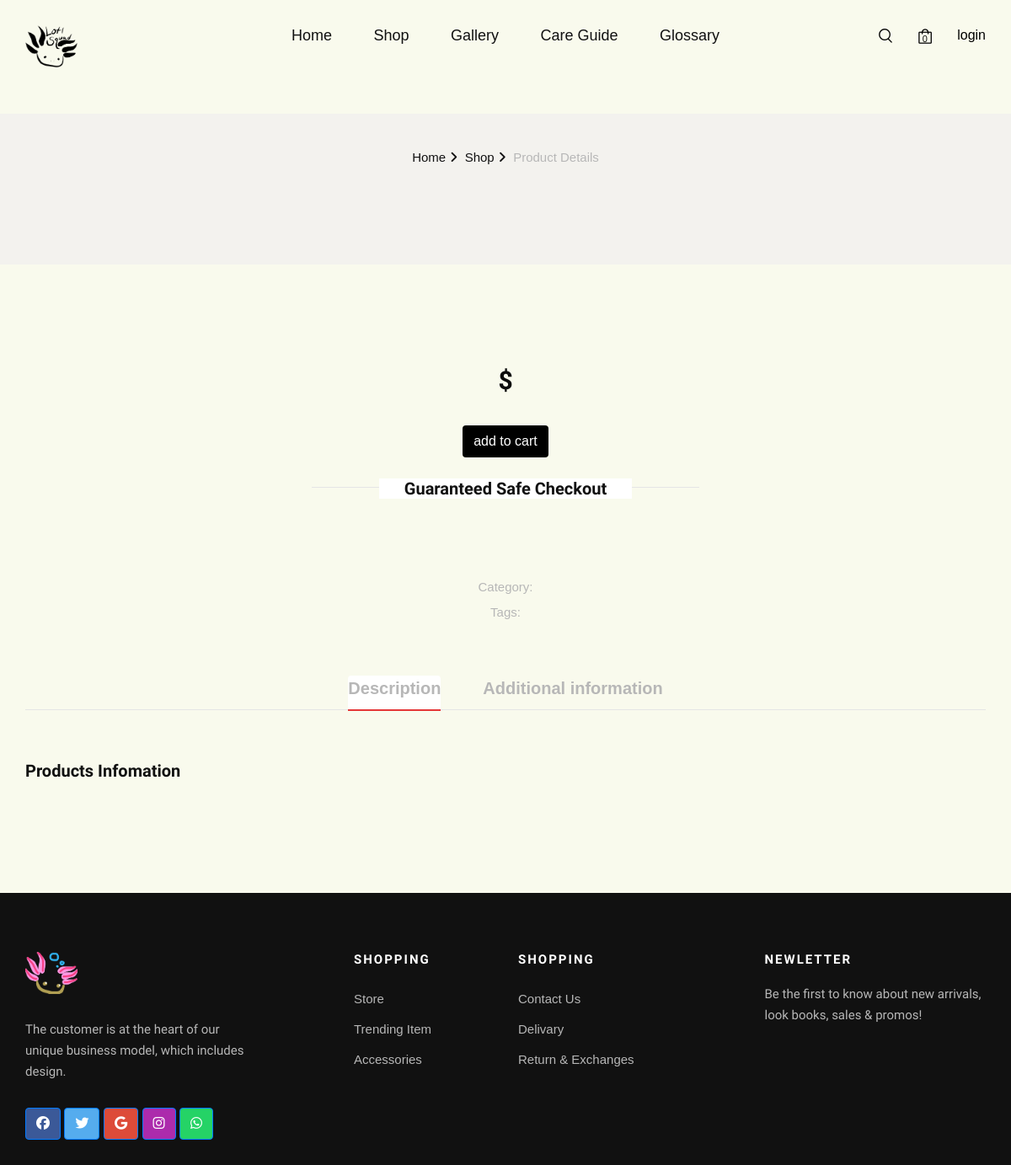
/details/24, run on an earlier commit of the app's database.
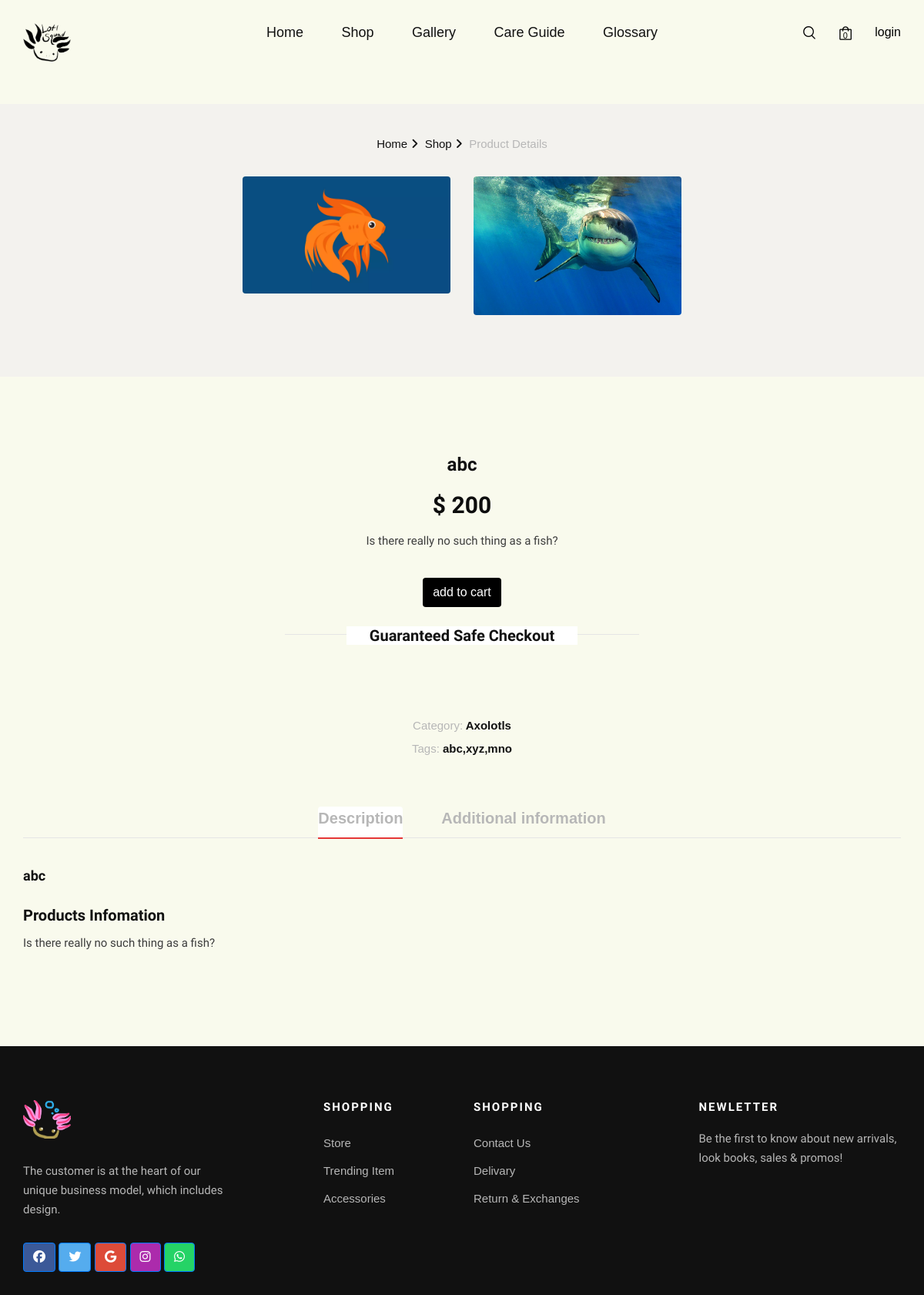
And on a later commit of the database.
### main.py (models this page shows)
class Products(db.Model):
    id = db.Column(db.Integer, primary_key=True)
    name = db.Column(db.String(255), nullable=False)
    description = db.Column(db.String(255), nullable=False)
    additional_description = db.Column(db.String(1000))
    category = db.Column(db.String(255), nullable=False)
    sub_category = db.Column(db.String(255))
    sub_cat_size = db.Column(db.String(255), default="")
    sub_cat_gender = db.Column(db.String(255), default="")
    flour = db.Column(db.String(255), default="")
    homo = db.Column(db.String(255), default="")
    hetero = db.Column(db.String(255), default="")
    stock = db.Column(db.Integer, nullable=False)
    unit_price = db.Column(db.Integer, nullable=False)
    visibility = db.Column(db.Boolean(), default=1)
    image = db.Column(db.String(255))
    image2= db.Column(db.String(255))
    image3 = db.Column(db.String(255))
    created = db.Column(db.TIMESTAMP(), server_default=func.now())
    modified = db.Column(
        db.TIMESTAMP(), server_default=func.now(), onupdate=func.current_timestamp()
    )
    owner_id = db.Column(
        db.Integer, db.ForeignKey("user.id", ondelete="CASCADE"), nullable=False
    )
    orderitems = db.relationship("OrderItems", backref="products", lazy=True)
    rating = db.relationship("Ratings", backref="products", lazy=True)
    tags = db.Column(db.String(255))

### main.py (the view)
@app.route("/details/<id>")
def product_details(id):
    product = Products.query.filter_by(id=id).first()
    return render_template("shop-details.html", product=product)

### templates/shop-details.html (shortened to what this page needs)
{%extends 'base.html'%}
{%block content%}
    <section class="shop-details">
        <div class="product__details__pic">
            <div class="container" style="width:50%;">
                <div class="row">
                    <div class="col-lg-12">
                        <div class="product__details__breadcrumb">
                            <a href={{url_for('Home')}}>Home</a>
                            <a href="">Shop</a>
                            <span>Product Details</span>
                        </div>
                    </div>
                </div>
                <div class="lightbox">
  <div class="row">
    <div class="col-lg-6">
      <img
        src="{{url_for("static", filename="images/")}}{{product.image}}"
        alt=""
        class="w-100 mb-2 mb-md-4 shadow-1-strong rounded"
      />
    </div>
    <div class="col-lg-6">
      <img
        src="{{url_for("static", filename="images/")}}{{product.image3}}"
        alt=""
        class="w-100 shadow-1-strong rounded"
      />
    </div>
  </div>
</div>
            </div>
        </div>
        <div class="product__details__content">
            <div class="container">
                <div class="row d-flex justify-content-center">
                    <div class="col-lg-8">
                        <div class="product__details__text">
                            <h4>{{product.name}}</h4>
                            <h3>$ {{product.unit_price}}</h3>
                            <p>{{product.description}}</p>
                            <div class="product__details__cart__option">
                               <a class="option1" id="add_cart">
                              <form id="cart_form">
                           <button type="submit" class="btn " style="color:white; background-color:black">add to cart</button>
                           </form>
                           </a>
                            </div>
                            <div class="product__details__last__option">
                                <h5><span>Guaranteed Safe Checkout</span></h5>
                                <ul>
                                    <li><span>Category:</span> {{product.category}}</li>
                                    <li><span>Tags:</span> {{product.tags}}</li>
                                </ul>
                            </div>
                        </div>
                    </div>
                </div>
                <div class="row">
                    <div class="col-lg-12">
                        <div class="product__details__tab">
                            <ul class="nav nav-tabs" role="tablist">
                                <li class="nav-item">
                                    <a class="nav-link active" data-toggle="tab" href="#tabs-5"
                                    role="tab">Description</a>
                                </li>
                                <li class="nav-item">
                                    <a class="nav-link" data-toggle="tab" href="#tabs-7" role="tab">Additional
                                    information</a>
                                </li>
                            </ul>
                            <div class="tab-content">
                                <div class="tab-pane active" id="tabs-5" role="tabpanel">
                                    <div class="product__details__tab__content">
                                        <p class="note">{{product.name}}</p>
                                        <div class="product__details__tab__content__item">
                                            <h5>Products Infomation</h5>
                                            <p>{{product.description}}</p>
                                        </div>
                                    </div>
                                </div>
                            </div>
                        </div>
                    </div>
                </div>
            </div>
        </div>
    </section>
<br><br><br><br>
  {%endblock%}

### templates/base.html (shortened to what this page needs)
<!DOCTYPE html>
<html lang="zxx">
<head>
    <link href="https://cdn.jsdelivr.net/npm/bootstrap@5.0.2/dist/css/bootstrap.min.css" rel="stylesheet">
    <link rel="stylesheet" href={{url_for("static", filename="css/bootstrap.min.css")}} type="text/css">
    <link rel="stylesheet" href={{url_for("static", filename="css/font-awesome.min.css")}} type="text/css">
    <link rel="stylesheet" href={{url_for("static", filename="css/elegant-icons.css")}} type="text/css">
    <link rel="stylesheet" href={{url_for("static", filename="css/magnific-popup.css")}} type="text/css">
    <link rel="stylesheet" href={{url_for("static", filename="css/nice-select.css")}} type="text/css">
    <link rel="stylesheet" href={{url_for("static", filename="css/owl.carousel.min.css")}} type="text/css">
    <link rel="stylesheet" href={{url_for("static", filename="css/slicknav.min.css")}} type="text/css">
    <link rel="stylesheet" href={{url_for("static", filename="css/style.css")}} type="text/css">
    <link rel="stylesheet" href={{url_for("static", filename="css/cardss.css")}} type="text/css">
    <link rel="stylesheet" href={{url_for("static", filename="css/new_section/style.css")}} type="text/css">
</head>
<body style="background-color:#f9faed;">
    <header class="header" style="background-color:#f9faed;">
        <div class="container">
            <div class="row">
                <div class="col-lg-3 col-md-3">
                    <div class="header__logo">
                        <a href="{{url_for("Home")}}"><img src={{url_for("static", filename="img/images/lotl_squad_black_on_clear.png")}} alt="" height="50px"></a>
                    </div>
                </div>
                <div class="col-lg-6 col-md-6">
                    <nav class="header__menu mobile-menu">
                        <ul >
                            {%if category == "home" %}
                            <li class="active"><a href="{{url_for('Home')}}">Home</a></li>
                            {%else%}
                            <li ><a href="{{url_for('Home')}}">Home</a></li>
                            {%endif%}
                            {%if category == "shop"%}
                            <li class="active"><a href="{{url_for('shop')}}">Shop</a></li>
                            {%else%}
                            <li><a href="{{url_for('shop')}}">Shop</a></li>
                            {%endif%}
                            {%if category == "gallery"%}
                            <li class="active"><a href="{{url_for('gallery')}}">Gallery</a></li>
                            {%else%}
                            <li><a href="{{url_for('gallery')}}">Gallery</a></li>
                            {%endif%}
                            {%if category == "guide"%}
                            <li class="active"><a href="{{url_for('Care_guide')}}">Care Guide</a></li>
                            {%else%}
                            <li><a href="{{url_for('Care_guide')}}">Care Guide</a></li>
                            {%endif%}
                            {%if category == "glossary"%}
                            <li class="active"><a href="{{url_for('Glossary')}}">Glossary</a></li>
                            {%else%}
                            <li><a href="{{url_for('Glossary')}}">Glossary</a></li>
                            {%endif%}
                        </ul>
                    </nav>
                </div>
                <div class="col-lg-3 col-md-3">
                    <div class="header__nav__option">
                        <a href="#" class="search-switch"><img src={{url_for("static", filename="img/icon/search.png")}} alt=""></a>
                        <a href="{{url_for('show_cart')}}"><img src={{url_for("static", filename="img/icon/cart.png")}} alt=""> <span id='lblCartCount'>{{cart_data|length}}</span></a>
                        {%if current_user.is_authenticated%}
                        {% if current_user.name =='Admin' and current_user.email == "admin@gmail.com" %}
                        <a href="/logout" style="color:black; hover:black;">logout</a>
                        <a href="{{url_for('admin_dashboard')}}" style="color:black; hover:black;">Dashboard</a>
                        {%else%}
                        <a href="/logout" style="color:black; hover:black;">logout</a>
                        {%endif%}
                        {%else%}
                         <a href="{{url_for('login')}}" style="color:black; hover:black;">login</a>
                        {%endif%}
                    </div>
                </div>
            </div>
        </div>
    </header>
    {%block content%}
    {%endblock%}
     <footer class="footer">
        <div class="container">
            <div class="row">
                <div class="col-lg-3 col-md-6 col-sm-6">
                    <div class="footer__about">
                        <div class="footer__logo">
                            <a href="#"><img src={{url_for("static", filename="img/images/lotl_squad_mini_logo.png")}} alt="" height="50px"></a>
                        </div>
                        <p>The customer is at the heart of our unique business model, which includes design.</p>
<a class="btn btn-primary" style="background-color: #3b5998;" href="#!" role="button"
  ><i class="fa fa-facebook-official"></i
></a>
<a class="btn btn-primary" style="background-color: #55acee;" href="#!" role="button"
  ><i class="fa fa-twitter"></i
></a>
<a class="btn btn-primary" style="background-color: #dd4b39;" href="#!" role="button"
  ><i class="fa fa-google"></i
></a>
<a class="btn btn-primary" style="background-color: #ac2bac;" href="#!" role="button"
  ><i class="fa fa-instagram"></i
></a>
<a class="btn btn-primary" style="background-color: #25d366;" href="#!" role="button"
  ><i class="fa fa-whatsapp"></i
></a>
                    </div>
                </div>
                <div class="col-lg-2 offset-lg-1 col-md-3 col-sm-6">
                    <div class="footer__widget">
                        <h6>Shopping</h6>
                        <ul>
                            <li><a href="{{url_for('shop')}}">Store</a></li>
                            <li><a href="{{url_for('shop')}}">Trending Item</a></li>
                            <li><a href="{{url_for('shop')}}">Accessories</a></li>
                        </ul>
                    </div>
                </div>
                <div class="col-lg-2 col-md-3 col-sm-6">
                    <div class="footer__widget">
                        <h6>Shopping</h6>
                        <ul>
                            <li><a href="{{url_for('contact')}}">Contact Us</a></li>
                            <li><a href="#">Delivary</a></li>
                            <li><a href="#">Return & Exchanges</a></li>
                        </ul>
                    </div>
                </div>
                <div class="col-lg-3 offset-lg-1 col-md-6 col-sm-6">
                    <div class="footer__widget">
                        <h6>NewLetter</h6>
                        <div class="footer__newslatter">
                            <p>Be the first to know about new arrivals, look books, sales & promos!</p>
                        </div>
                    </div>
                </div>
            </div>
        </div>
    </footer>
</body>
</html>

### static/css/cardss.css (style rules this page uses)
body { font-family: "Poppins", sans-serif; color: #444444; }
a, a:hover { text-decoration: none; color: inherit; }

### static/css/new_section/style.css (style rules this page uses)
body { font-family: 'Source Sans Pro', sans-serif; }
section { margin: 25px 0; }

What changed in the data, as far as the page shows it:
added Products: image (picture), image3 (picture), name "abc", unit_price "200", description "Is there really no such thing as a fish?", category "Axolotls", tags "abc,xyz,mno"
